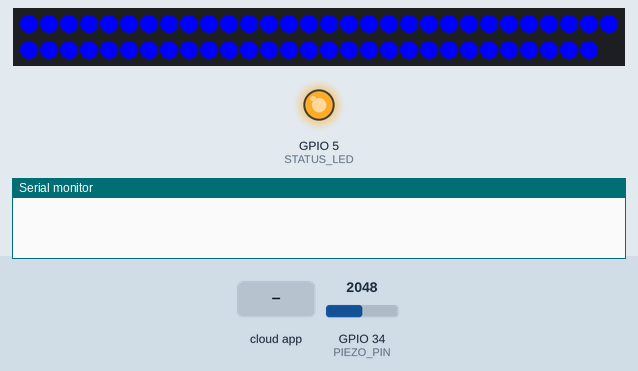
Recording of a sketch running on a simulated ESP32. On the bench: 59 RGB LEDs in strip order, left to right, continuing on the next row, output pins drawn as LEDs (lit = HIGH), the last lines printed to the serial monitor. The inputs (shaded band) are chosen by the test bench; at power-on: GPIO 34 (PIEZO_PIN) = 2048. Dim RGB values are drawn brighter than linear; random numbers use the default seed unless the sketch sets one; the RemoteXY app is connected.

Above: at 1.25 s.
1.3 s: the phone or cloud app sets select_01 to 0
At 1.79 s:
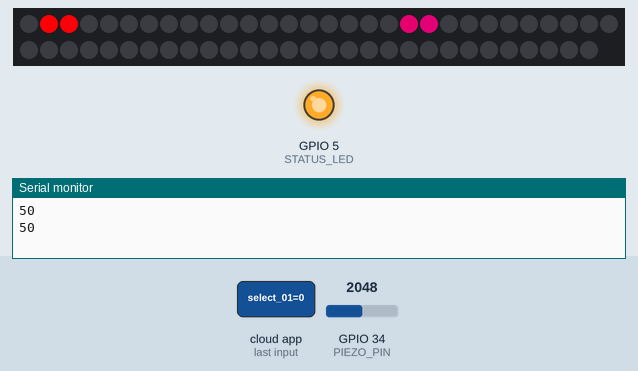
4.0 s: GPIO 34 (PIEZO_PIN) set to 0
6.0 s: the phone or cloud app sets select_01 to 1
At 6.9 s:
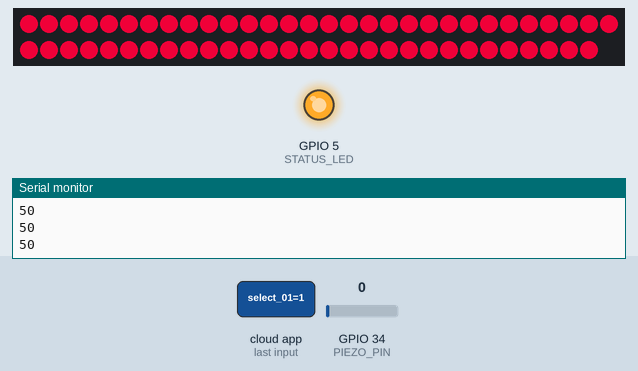
9.0 s: the phone or cloud app sets rgb_02_g to 128
At 9.9 s:
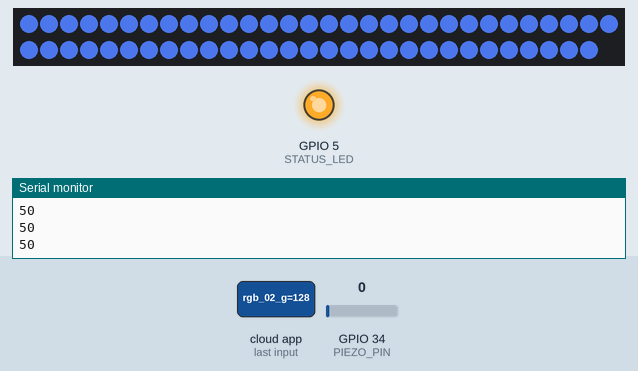
10.6 s: the phone or cloud app sets rgb_02_b to 64
At 11.5 s:
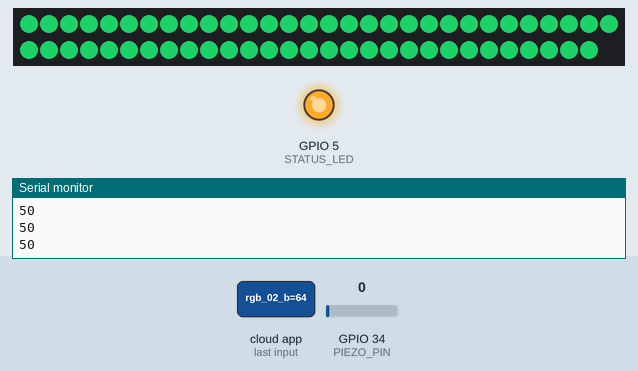
12.2 s: the phone or cloud app sets rgb_01_b to 128
At 13.3 s:
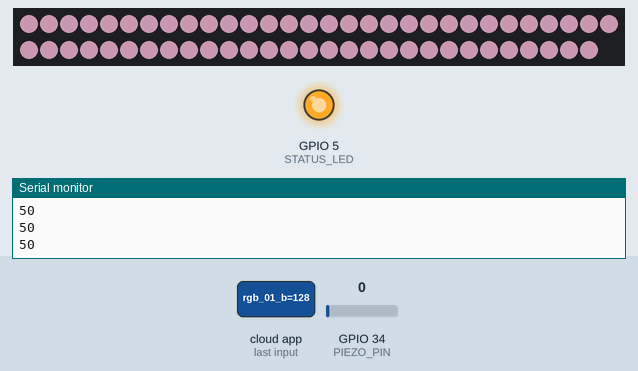
Timing chart, 0 to 14.8 s (numbered marks = the images above; inputs shaded):
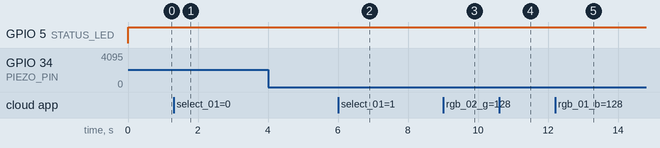

The sketch:

esp_ble_led.ino
```cpp
#include <FastLED.h>

#define PIEZO_PIN 34   // GPIO 34 as the piezo sensor pin
#define STATUS_LED 5   // GPIO 5 as the status LED pin

#define NUM_LEDS 59    // Number of LEDs in your strip
#define DATA_PIN 16    // GPIO 16 as the data pin
#define BUTTON_PIN 2   // GPIO 2 for the button
#define MAX_TRAILS 59  // Maximum number of active trails

#define DEBOUNCE_INTERVAL 200 // Debounce interval in milliseconds
#define BLINK_INTERVAL 500    // Blink interval in milliseconds

struct Trail {
  int position;         	// Current position of the trail
  int speed;            	// Speed of the trail in LEDs per second
  CRGB color1;				// Start color of the trail
  CRGB color2;		  		// End color of the trail
  bool direction;			// Direction of the trail
  unsigned long lastUpdate; // Last update time for the trail
};

CRGB leds[NUM_LEDS];
Trail trails[MAX_TRAILS];  		// Store information about each trail
int numActiveTrails = 0;   		// Number of active trails
int nextTrailIndex = 0;    		// Index to add the next trail
bool trailDirection = false; 	// Used for program 2
bool colorChange = true; 		// Used for program 3
int previousProgram;			// Previous program selection

unsigned int transitionCurrentStep = 1; // Current step of the transition effect
const int totalTransitionSteps = 100; 	// Total number of steps for the transition effect
bool direction = true; 					// Transition direction

unsigned long lastHitTime = 0; // Last time a hit was registered

#define REMOTEXY_MODE__ESP32CORE_BLE
#include <BLEDevice.h>

// RemoteXY connection settings
#define REMOTEXY_BLUETOOTH_NAME "Davidove lulčke"
#include <RemoteXY.h>

// RemoteXY GUI configuration
#pragma pack(push, 1)
uint8_t RemoteXY_CONF[] =   // 57 bytes
  { 255,9,0,0,0,50,0,17,0,0,0,25,1,106,200,1,1,5,0,6,
  25,140,56,56,1,29,6,25,78,56,56,1,29,3,5,6,96,21,133,1,
  27,4,6,56,94,15,128,218,27,4,6,35,94,15,128,1,27 };

// this structure defines all the variables and events of your control interface
struct {

    // input variables
  uint8_t rgb_01_r; // =0..255 Red color value
  uint8_t rgb_01_g; // =0..255 Green color value
  uint8_t rgb_01_b; // =0..255 Blue color value
  uint8_t rgb_02_r; // =0..255 Red color value
  uint8_t rgb_02_g; // =0..255 Green color value
  uint8_t rgb_02_b; // =0..255 Blue color value
  uint8_t select_01; // from 0 to 5
  int8_t slider_01; // from 0 to 100
  int8_t slider_02; // from 0 to 100

    // other variable
  uint8_t connect_flag;  // =1 if wire connected, else =0

} RemoteXY;
#pragma pack(pop)

unsigned long checkTime;
unsigned long elapsedTime;

void setup() {
  RemoteXY_Init();

  Serial.begin(115200);

  // Piezo init
  pinMode(PIEZO_PIN, INPUT);

  // Connection status init
  pinMode(STATUS_LED, OUTPUT);
  digitalWrite(STATUS_LED, LOW);

  // Led init
  FastLED.addLeds<WS2812B, DATA_PIN, GRB>(leds, NUM_LEDS);

  // Initialize the trails
  for (int i = 0; i < MAX_TRAILS; i++) {
    trails[i].position = -1; // -1 indicates inactive trail
    trails[i].lastUpdate = millis();
  }

  // Set the starting colors for the effects
  RemoteXY.rgb_01_r = 255;
  RemoteXY.rgb_02_b = 255;
  RemoteXY.slider_02 = 50;

  RemoteXY.select_01 = 3;
  previousProgram = RemoteXY.select_01;

  checkTime = millis();

}

void resetAllTrails() {
  for (int i = 0; i < MAX_TRAILS; i++) {
      trails[i].position = -1;
  }
  fill_solid(leds, NUM_LEDS, CRGB::Black);
  numActiveTrails = 0;
}

CRGB getRandomColor() {
  uint8_t components[3] = {random(0, 256), random(0, 256), random(0, 256)};
  int zeroIndex = random(0, 3);
  components[zeroIndex] = 0;
  return CRGB(components[0], components[1], components[2]);
}

void shootTrail(CRGB *color1, CRGB *color2, int *speed, bool useDirection = false) {
  if (numActiveTrails < MAX_TRAILS) {
    trails[nextTrailIndex].speed = *speed * 2; // Max speed 200
    Serial.println(*speed);
    trails[nextTrailIndex].color1 = *color1;
    trails[nextTrailIndex].color2 = *color2;
    if(useDirection) {
      trails[nextTrailIndex].direction = nextTrailIndex % 2 == 0;
    } else {
      trails[nextTrailIndex].direction = true;
    }

    if(trails[nextTrailIndex].direction) {
      trails[nextTrailIndex].position = 0;
    } else {
      trails[nextTrailIndex].position = NUM_LEDS - 1;
    }

    trails[nextTrailIndex].lastUpdate = millis();

    numActiveTrails++;

    // Increment the next trail index in a circular manner
    nextTrailIndex = (nextTrailIndex + 1) % MAX_TRAILS;
  }
}

void shootTrailUpdate() {
  unsigned long currentTime = millis();

  for (int i = 0; i < MAX_TRAILS; i++) {
    if (trails[i].position >= 0 && trails[i].position < NUM_LEDS) {
      unsigned long timeElapsed = currentTime - trails[i].lastUpdate;

      // Calculate the time needed to move one LED based on the speed
      unsigned long timePerLED = 1000 / trails[i].speed;

      // Update the position if enough time has passed
      if (timeElapsed >= timePerLED) {
        // Clear the previous position
        if (trails[i].direction && trails[i].position > 0) {
          leds[trails[i].position - 1] = CRGB::Black;
        } else if (!trails[i].direction && trails[i].position < NUM_LEDS - 1) {
          leds[trails[i].position + 1] = CRGB::Black;
        }

        trails[i].lastUpdate = currentTime;

        // Update the position based on the direction
        if (trails[i].direction) {
          trails[i].position += 1;
        } else {
          trails[i].position -= 1;
        }

        // Calculate the color of the trail position
        float progress = float(trails[i].position) / float(NUM_LEDS - 1);
        CRGB color = blend(trails[i].color1, trails[i].color2, progress * 255);

        if (trails[i].position >= 0 && trails[i].position < NUM_LEDS) {
          leds[trails[i].position] = color;
        }
      }
    }

    // Check if trails have gone beyond the strip and reset them
    if (trails[i].position >= NUM_LEDS || trails[i].position < 0) {
      if (trails[i].position >= NUM_LEDS) {
        leds[NUM_LEDS - 1] = CRGB::Black;
      } else if (trails[i].position < 0) {
        leds[0] = CRGB::Black;
      }
      trails[i].position = -1;
      numActiveTrails--;
    }
  }
}

void transitionStrip(CRGB *color1, CRGB *color2, int *effectValue) {
  elapsedTime = millis() - checkTime;

  int neweffectValue = *effectValue;
  if(neweffectValue > 50) {
    neweffectValue * 10;
  }

  if(elapsedTime > neweffectValue) {
    checkTime = millis();

    if((transitionCurrentStep > totalTransitionSteps - 1) || transitionCurrentStep < 1) {
      direction = !direction;
    }

    if(direction) {
      transitionCurrentStep += 1;
    } else {
      transitionCurrentStep -= 1;
    }

    float progress = (transitionCurrentStep * 255) / totalTransitionSteps;
    CRGB color = blend(*color1, *color2, progress);

    // Set all LEDs to the current color
    fill_solid(leds, NUM_LEDS, color);
  }
}

void blinkStrip(CRGB *color1, CRGB *color2, int *effectValue) {
	if(*effectValue > 66) {
    fill_solid(leds, NUM_LEDS, *color2);
	} else if(*effectValue > 33) {
    if(colorChange) {
			fill_solid(leds, NUM_LEDS, *color1);
		} else {
			fill_solid(leds, NUM_LEDS, *color2);
		}
		colorChange = !colorChange;
	} else {
		fill_solid(leds, NUM_LEDS, *color1);
	}
}

void switchBetweenColors(CRGB *color1, CRGB *color2) {
  if(colorChange) {
		fill_solid(leds, NUM_LEDS, *color1);
	} else {
		fill_solid(leds, NUM_LEDS, *color2);
	}
	colorChange = !colorChange;
}

void loop() {
  RemoteXY_Handler();

  if (RemoteXY.connect_flag) {
    digitalWrite(STATUS_LED, HIGH);
  } else {
    digitalWrite(STATUS_LED, LOW);
  }

  // Get piezo value
  const int piezoValue = analogRead(PIEZO_PIN);

  // Get threshold value
  int threshold = RemoteXY.slider_01 * 4095 / 100;

  // Get effect value
  int effectValue = RemoteXY.slider_02;
  if(effectValue == 0) {
    // Division by zero fix
    RemoteXY.slider_02 = 1;
  }

  // Get color values from app
  CRGB color1 = CRGB(RemoteXY.rgb_01_r, RemoteXY.rgb_01_g, RemoteXY.rgb_01_b);
  CRGB color2 = CRGB(RemoteXY.rgb_02_r, RemoteXY.rgb_02_g, RemoteXY.rgb_02_b);

  // Check if color1 is gray and set to random color if true
  if (color1.r > 35 && color1.r == color1.g && color1.g == color1.b) {
    color1 = getRandomColor();
  }

  // Check if color2 is gray and set to random color if true
  if (color2.r > 35 && color2.r == color2.g && color2.g == color2.b) {
    color2 = getRandomColor();
  }

  if(previousProgram != RemoteXY.select_01) {
    if(previousProgram == 1 || previousProgram == 3 || previousProgram == 4) {
      resetAllTrails();
    }

    if(RemoteXY.select_01 == 3) {
      fill_solid(leds, NUM_LEDS, color1);
    }

    previousProgram = RemoteXY.select_01;
  }

  // Debouncing logic: Check if the piezo value exceeds the threshold and enough time has passed since the last hit
  unsigned long currentTime = millis();
  if (piezoValue > threshold && currentTime - lastHitTime > DEBOUNCE_INTERVAL) {
    lastHitTime = currentTime;  // Update the last hit time

    // Execute the selected program
    switch (RemoteXY.select_01) {
      case 0:
        shootTrail(&color1, &color2, &effectValue);
        break;
      case 2:
        shootTrail(&color1, &color2, &effectValue, true);
        break;
      case 3:
        switchBetweenColors(&color1, &color2);
      	break;
	  case 4:
        blinkStrip(&color1, &color2, &effectValue);
        break;
    }
  }

  // Update trails or execute transition effect based on the selected program
  switch (RemoteXY.select_01) {
    case 0:
    case 2:
      shootTrailUpdate();
      break;
    case 1:
      transitionStrip(&color1, &color2, &effectValue);
      break;
    case 4:
      if (currentTime - lastHitTime > BLINK_INTERVAL) {
        fill_solid(leds, NUM_LEDS, CRGB::Black);
      }
	    break;
  }

  // Update the LEDs
  FastLED.show();
}
```

Measured:
- after the input at 6.0 s, the LEDs: first change at once (image 2 shows a later state)
